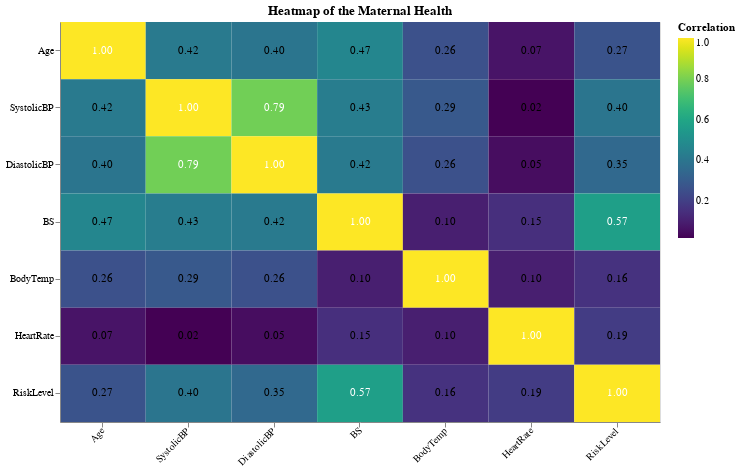

The code cell stored with this chart in its notebook:
### Markdown cell above
Let's discuss some of the relations from the heatmap of the dataset:

- The "Risk Level" our target variable exhibits a noticeable correlation with "Blood Pressure" This suggests that individuals with higher or lower blood pressure levels may tend to fall into distinct risk categories. As a result, "Blood Pressure" could serve as an essential predictor in later stages of analysis.
- The upper (systolic) and lower (diastolic) blood pressure values show a strong correlation. This is expected because both measurements are closely related physiological metrics. While we might have considered dropping one of them, the correlation is not higher than 0.8, so we will retain both, as they may still provide valuable information when combined with other features.

### Code cell
correlation_matrix = df_eda.corr().abs().round(2).reset_index().melt(
    id_vars = 'index', 
    var_name = 'Variable', 
    value_name = 'Correlation'
)

heatmap = alt.Chart(correlation_matrix).mark_rect().encode(
    x = alt.X('Variable:N', title = '', sort = None),
    y = alt.Y('index:N', title = '', sort = None),
    color = alt.Color('Correlation:Q', scale = alt.Scale(scheme = 'viridis'), title = 'Correlation')
).properties(
    width = 600,
    height = 400
)

text = alt.Chart(correlation_matrix).mark_text(baseline = 'middle').encode(
    x = alt.X('Variable:N', sort = None, axis = alt.Axis(labelAngle = -45)),
    y = alt.Y('index:N', sort = None),
    text = alt.Text('Correlation:Q', format = '.2f'),
    color = alt.condition(
        'datum.Correlation > 0.5', 
        alt.value('white'), 
        alt.value('black')
    )
).properties(
    title = "Heatmap of the Maternal Health"
)

final_chart = heatmap + text

final_chart

### Figure 1 — Vega-Lite specification as saved in the notebook (floating-point values rounded to 4 significant figures)
{"config": {"view": {"continuousWidth": 300, "continuousHeight": 300}}, "layer": [{"mark": {"type": "rect"}, "encoding": {"color": {"field": "Correlation", "scale": {"scheme": "viridis"}, "title": "Correlation", "type": "quantitative"}, "x": {"field": "Variable", "sort": null, "title": "", "type": "nominal"}, "y": {"field": "index", "sort": null, "title": "", "type": "nominal"}}}, {"mark": {"type": "text", "baseline": "middle"}, "encoding": {"color": {"condition": {"test": "datum.Correlation > 0.5", "value": "white"}, "value": "black"}, "text": {"field": "Correlation", "format": ".2f", "type": "quantitative"}, "x": {"axis": {"labelAngle": -45}, "field": "Variable", "sort": null, "type": "nominal"}, "y": {"field": "index", "sort": null, "type": "nominal"}}, "title": "Heatmap of the Maternal Health"}], "data": {"name": "data-e155ab1a74dfc8cbc5fa2d17c7099899"}, "height": 400, "width": 600, "$schema": "https://vega.github.io/schema/vega-lite/v5.15.1.json", "datasets": {"data-e155ab1a74dfc8cbc5fa2d17c7099899": [{"index": "Age", "Variable": "Age", "Correlation": 1.0}, {"index": "SystolicBP", "Variable": "Age", "Correlation": 0.42}, {"index": "DiastolicBP", "Variable": "Age", "Correlation": 0.4}, {"index": "BS", "Variable": "Age", "Correlation": 0.47}, {"index": "BodyTemp", "Variable": "Age", "Correlation": 0.26}, {"index": "HeartRate", "Variable": "Age", "Correlation": 0.07}, {"index": "RiskLevel", "Variable": "Age", "Correlation": 0.27}, {"index": "Age", "Variable": "SystolicBP", "Correlation": 0.42}, {"index": "SystolicBP", "Variable": "SystolicBP", "Correlation": 1.0}, {"index": "DiastolicBP", "Variable": "SystolicBP", "Correlation": 0.79}, {"index": "BS", "Variable": "SystolicBP", "Correlation": 0.43}, {"index": "BodyTemp", "Variable": "SystolicBP", "Correlation": 0.29}, {"index": "HeartRate", "Variable": "SystolicBP", "Correlation": 0.02}, {"index": "RiskLevel", "Variable": "SystolicBP", "Correlation": 0.4}, {"index": "Age", "Variable": "DiastolicBP", "Correlation": 0.4}, {"index": "SystolicBP", "Variable": "DiastolicBP", "Correlation": 0.79}, {"index": "DiastolicBP", "Variable": "DiastolicBP", "Correlation": 1.0}, {"index": "BS", "Variable": "DiastolicBP", "Correlation": 0.42}, {"index": "BodyTemp", "Variable": "DiastolicBP", "Correlation": 0.26}, {"index": "HeartRate", "Variable": "DiastolicBP", "Correlation": 0.05}, {"index": "RiskLevel", "Variable": "DiastolicBP", "Correlation": 0.35}, {"index": "Age", "Variable": "BS", "Correlation": 0.47}, {"index": "SystolicBP", "Variable": "BS", "Correlation": 0.43}, {"index": "DiastolicBP", "Variable": "BS", "Correlation": 0.42}, {"index": "BS", "Variable": "BS", "Correlation": 1.0}, {"index": "BodyTemp", "Variable": "BS", "Correlation": 0.1}, {"index": "HeartRate", "Variable": "BS", "Correlation": 0.15}, {"index": "RiskLevel", "Variable": "BS", "Correlation": 0.57}, {"index": "Age", "Variable": "BodyTemp", "Correlation": 0.26}, {"index": "SystolicBP", "Variable": "BodyTemp", "Correlation": 0.29}, {"index": "DiastolicBP", "Variable": "BodyTemp", "Correlation": 0.26}, {"index": "BS", "Variable": "BodyTemp", "Correlation": 0.1}, {"index": "BodyTemp", "Variable": "BodyTemp", "Correlation": 1.0}, {"index": "HeartRate", "Variable": "BodyTemp", "Correlation": 0.1}, {"index": "RiskLevel", "Variable": "BodyTemp", "Correlation": 0.16}, {"index": "Age", "Variable": "HeartRate", "Correlation": 0.07}, {"index": "SystolicBP", "Variable": "HeartRate", "Correlation": 0.02}, {"index": "DiastolicBP", "Variable": "HeartRate", "Correlation": 0.05}, {"index": "BS", "Variable": "HeartRate", "Correlation": 0.15}, {"index": "BodyTemp", "Variable": "HeartRate", "Correlation": 0.1}, {"index": "HeartRate", "Variable": "HeartRate", "Correlation": 1.0}, {"index": "RiskLevel", "Variable": "HeartRate", "Correlation": 0.19}, {"index": "Age", "Variable": "RiskLevel", "Correlation": 0.27}, {"index": "SystolicBP", "Variable": "RiskLevel", "Correlation": 0.4}, {"index": "DiastolicBP", "Variable": "RiskLevel", "Correlation": 0.35}, {"index": "BS", "Variable": "RiskLevel", "Correlation": 0.57}, {"index": "BodyTemp", "Variable": "RiskLevel", "Correlation": 0.16}, {"index": "HeartRate", "Variable": "RiskLevel", "Correlation": 0.19}, {"index": "RiskLevel", "Variable": "RiskLevel", "Correlation": 1.0}]}}
